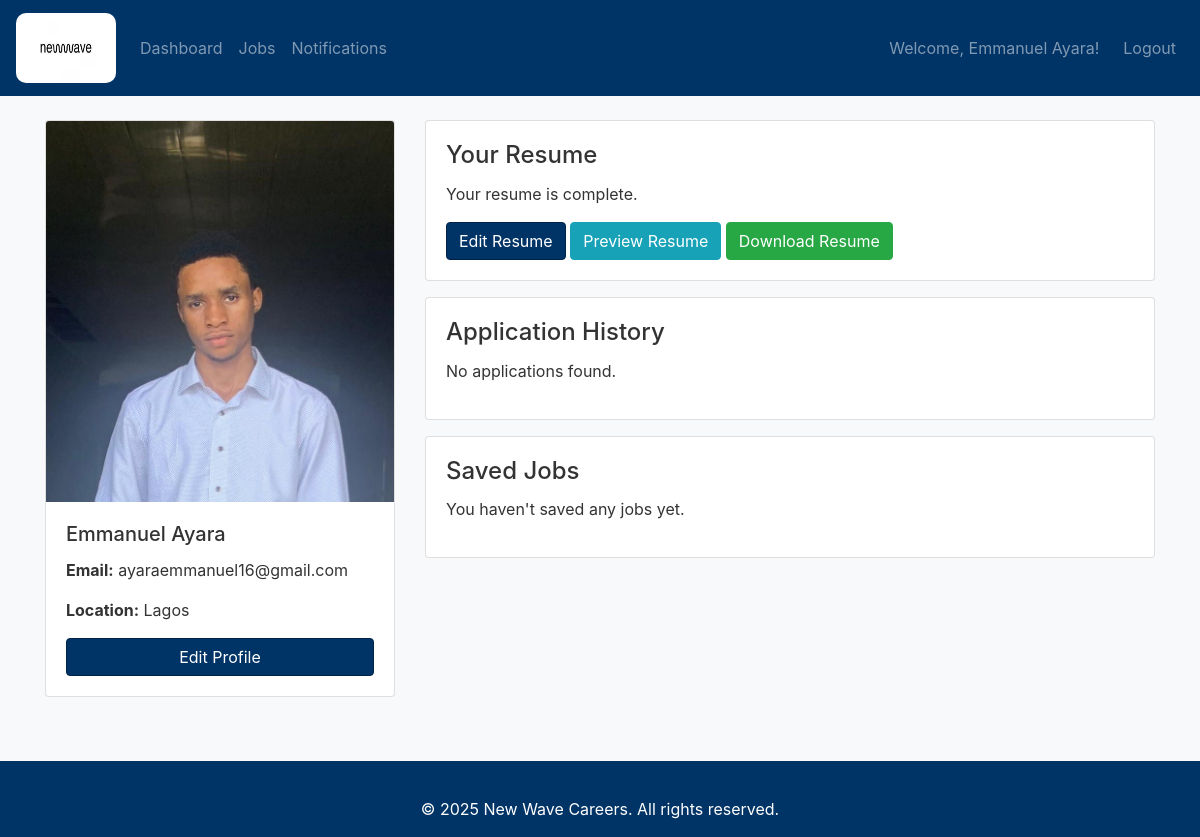
The page /dashboard (signed in) on the database its author committed.
### models.py (models this page shows, shortened)
class User(db.Model, UserMixin):
    id = db.Column(db.Integer, primary_key=True)
    username = db.Column(db.String(100), unique=True, nullable=False)
    email = db.Column(db.String(150), unique=True, nullable=False)
    password = db.Column(db.String(200), nullable=False)
    is_admin = db.Column(db.Boolean, default=False)
    bio = db.Column(db.Text, nullable=True)
    location = db.Column(db.String(100), nullable=True)
    profile_image = db.Column(db.String(200), nullable=True, default='default.jpg')
    applications = db.relationship('Application', backref='applicant', lazy=True)
    saved_jobs = db.relationship('Job', secondary='saved_jobs', backref='saved_by', lazy='dynamic')

### routes.py (the view)
@app.route("/dashboard")
@login_required  # Ensures only logged-in users can access it
def dashboard():
    return render_template('dashboard.html', user=current_user)

### app.py (called while the page is built)
@app.after_request
def add_header(response):
    response.headers["Cache-Control"] = "no-store, no-cache, must-revalidate, max-age=0"
    return response

### models.py (called while the page is built)
@login_manager.user_loader
def load_user(user_id):
    return User.query.get(int(user_id))

### templates/dashboard.html (shortened to what this page needs)
{% extends "layout.html" %}
{% block content %}
<div class="row">
  <div class="col-md-4">
    <div class="card mb-3">
      <img src="{{ url_for('static', filename='profile_pics/' ~ current_user.profile_image) }}" class="card-img-top" alt="Profile Picture">
      <div class="card-body">
        <h5 class="card-title">{{ current_user.username }}</h5>
        <p class="card-text"><strong>Email:</strong> {{ current_user.email }}</p>
        <p class="card-text"><strong>Location:</strong> {{ current_user.location or 'N/A' }}</p>
        <a href="{{ url_for('profile') }}" class="btn btn-primary btn-block">Edit Profile</a>
      </div>
    </div>
  </div>
  <div class="col-md-8">
    <div class="card mb-3">
      <div class="card-body">
        <h4 class="card-title">Your Resume</h4>
        {% if current_user.resume %}
          <p>Your resume is complete.</p>
          <a href="{{ url_for('resume') }}" class="btn btn-primary">Edit Resume</a>
          <a href="{{ url_for('resume_preview') }}" class="btn btn-info">Preview Resume</a>
          <a href="{{ url_for('resume_download') }}" class="btn btn-success">Download Resume</a>
        {% else %}
          <p>You haven't created a resume yet.</p>
          <a href="{{ url_for('resume') }}" class="btn btn-primary">Create Resume</a>
        {% endif %}
      </div>
    </div>
    <div class="card mb-3">
      <div class="card-body">
        <h4 class="card-title">Application History</h4>
        {% if current_user.applications %}
          <ul class="list-group">
            {% for app in current_user.applications %}
              <li class="list-group-item">
                <strong>{{ app.job.title }}</strong> at {{ app.job.company }} on {{ app.date_applied.strftime("%Y-%m-%d") }}
              </li>
            {% endfor %}
          </ul>
        {% else %}
          <p>No applications found.</p>
        {% endif %}
      </div>
    </div>
    <div class="card">
      <div class="card-body">
        <h4 class="card-title">Saved Jobs</h4>
        {% if current_user.saved_jobs.count() > 0 %}
          <ul class="list-group">
            {% for job in current_user.saved_jobs %}
              <li class="list-group-item">
                <a href="{{ url_for('job_detail', job_id=job.id) }}">{{ job.title }}</a> at {{ job.company }}
              </li>
            {% endfor %}
          </ul>
        {% else %}
          <p>You haven't saved any jobs yet.</p>
        {% endif %}
      </div>
    </div>
  </div>
</div>
{% endblock %}

### templates/layout.html (shortened to what this page needs)
<!DOCTYPE html>
<html lang="en">
<head>
  <link rel="stylesheet" href="https://stackpath.bootstrapcdn.com/bootstrap/4.5.2/css/bootstrap.min.css">
  <link rel="stylesheet" href="static/style.css">
</head>
<body>
  <nav class="navbar navbar-expand-lg navbar-dark bg-primary">
    <a class="navbar-brand" href="{{ url_for('home') }}"><img src="/static/logo.jpg" alt="" style="height: 70px; width: 100px; border-radius: 10px;"></a>
    <div class="collapse navbar-collapse" id="navbarContent">
      <ul class="navbar-nav mr-auto">
        {% if current_user.is_authenticated %}
          <li class="nav-item">
            <a class="nav-link" href="{{ url_for('dashboard') }}">Dashboard</a>
          </li>
          <li class="nav-item">
            <a class="nav-link" href="{{ url_for('jobs') }}">Jobs</a>
          </li>
          <li class="nav-item">
            <a class="nav-link" href="{{ url_for('notifications') }}">Notifications</a>
          </li>
        {% endif %}
      </ul>
      {% if current_user.is_authenticated %}
      <span class="navbar-text">
        Welcome, {{ current_user.username }}!
      </span>
      <ul class="navbar-nav ml-3">
        <li class="nav-item">
          <a class="nav-link" href="{{ url_for('logout') }}">Logout</a>
        </li>
      </ul>
      {% endif %}
    </div>
  </nav>
  <div class="container mt-4">
    {% block content %}{% endblock %}
  </div>
  <footer class="footer bg-primary text-white mt-5 py-3">
    <div class="container text-center">
      &copy; 2025 New Wave Careers. All rights reserved.
    </div>
  </footer>
</body>
</html>

### static/style.css (style rules this page uses)
:root { --main-blue: #003366; --light-blue: #336699; --dark-blue: #002244; }
.navbar.bg-primary, .footer.bg-primary { background-color: var(--main-blue) !important; }
.btn-primary { background-color: var(--main-blue); border-color: var(--dark-blue); }
body { background-color: #f8f9fa; color: #333; }
.container { margin-top: 20px; }
.footer { position: relative; bottom: 0; width: 100%; }

### rows shown on the page
User: username "Emmanuel Ayara", profile_image (picture), email "ayaraemmanuel16@gmail.com", location "Lagos"
